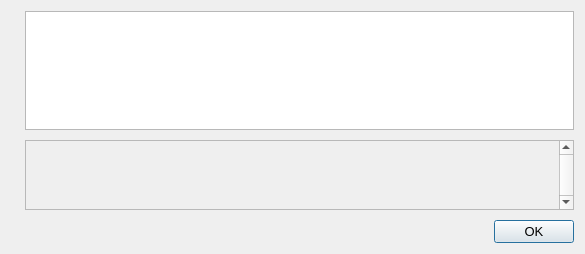
<?xml version="1.0" encoding="UTF-8"?>
<ui version="4.0">
 <class>HelpMessageDialog</class>
 <widget class="QDialog" name="HelpMessageDialog">
  <property name="geometry">
   <rect>
    <x>0</x>
    <y>0</y>
    <width>585</width>
    <height>254</height>
   </rect>
  </property>
  <property name="font">
   <font>
    <pointsize>10</pointsize>
   </font>
  </property>
  <property name="windowTitle">
   <string notr="true">OneWorld Core - Command-line options</string>
  </property>
  <layout class="QHBoxLayout" name="horizontalLayout_2">
   <item>
    <widget class="QLabel" name="graphic">
     <property name="sizePolicy">
      <sizepolicy hsizetype="Preferred" vsizetype="Ignored">
       <horstretch>0</horstretch>
       <verstretch>0</verstretch>
      </sizepolicy>
     </property>
     <property name="text">
      <string/>
     </property>
     <property name="pixmap">
      <pixmap resource="../oneworld.qrc">:/images/about</pixmap>
     </property>
     <property name="scaledContents">
      <bool>false</bool>
     </property>
     <property name="alignment">
      <set>Qt::AlignLeading|Qt::AlignLeft|Qt::AlignVCenter</set>
     </property>
    </widget>
   </item>
   <item>
    <layout class="QVBoxLayout" name="verticalLayout">
     <property name="spacing">
      <number>10</number>
     </property>
     <item>
      <widget class="QTextEdit" name="helpMessage">
       <property name="readOnly">
        <bool>true</bool>
       </property>
      </widget>
     </item>
     <item>
      <widget class="QScrollArea" name="scrollArea">
       <property name="verticalScrollBarPolicy">
        <enum>Qt::ScrollBarAlwaysOn</enum>
       </property>
       <property name="widgetResizable">
        <bool>true</bool>
       </property>
       <widget class="QWidget" name="scrollAreaWidgetContents">
        <property name="geometry">
         <rect>
          <x>0</x>
          <y>0</y>
          <width>479</width>
          <height>68</height>
         </rect>
        </property>
        <layout class="QVBoxLayout" name="verticalLayout_2">
         <item>
          <widget class="QLabel" name="aboutMessage">
           <property name="cursor">
            <cursorShape>IBeamCursor</cursorShape>
           </property>
           <property name="textFormat">
            <enum>Qt::PlainText</enum>
           </property>
           <property name="alignment">
            <set>Qt::AlignLeading|Qt::AlignLeft|Qt::AlignTop</set>
           </property>
           <property name="openExternalLinks">
            <bool>true</bool>
           </property>
           <property name="textInteractionFlags">
            <set>Qt::LinksAccessibleByMouse|Qt::TextSelectableByKeyboard|Qt::TextSelectableByMouse</set>
           </property>
          </widget>
         </item>
        </layout>
       </widget>
      </widget>
     </item>
     <item>
      <widget class="QDialogButtonBox" name="okButton">
       <property name="orientation">
        <enum>Qt::Horizontal</enum>
       </property>
       <property name="standardButtons">
        <set>QDialogButtonBox::Ok</set>
       </property>
      </widget>
     </item>
    </layout>
   </item>
  </layout>
 </widget>
 <resources>
  <include location="../oneworld.qrc"/>
 </resources>
 <connections>
  <connection>
   <sender>okButton</sender>
   <signal>accepted()</signal>
   <receiver>HelpMessageDialog</receiver>
   <slot>accept()</slot>
   <hints>
    <hint type="sourcelabel">
     <x>20</x>
     <y>20</y>
    </hint>
    <hint type="destinationlabel">
     <x>20</x>
     <y>20</y>
    </hint>
   </hints>
  </connection>
  <connection>
   <sender>okButton</sender>
   <signal>rejected()</signal>
   <receiver>HelpMessageDialog</receiver>
   <slot>reject()</slot>
   <hints>
    <hint type="sourcelabel">
     <x>20</x>
     <y>20</y>
    </hint>
    <hint type="destinationlabel">
     <x>20</x>
     <y>20</y>
    </hint>
   </hints>
  </connection>
 </connections>
</ui>
